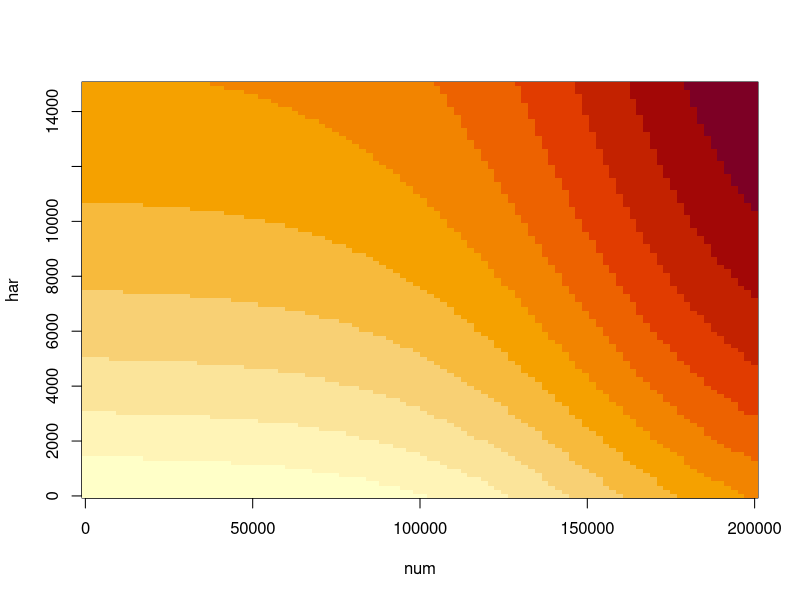
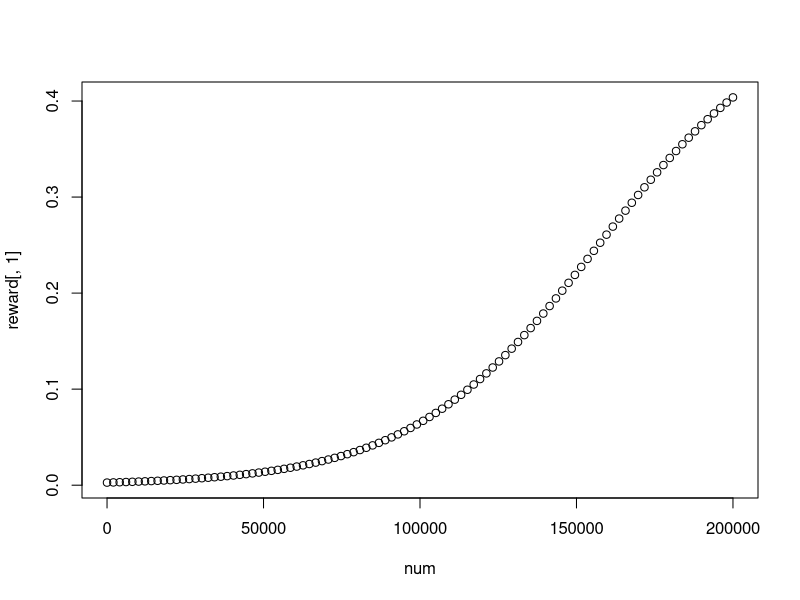
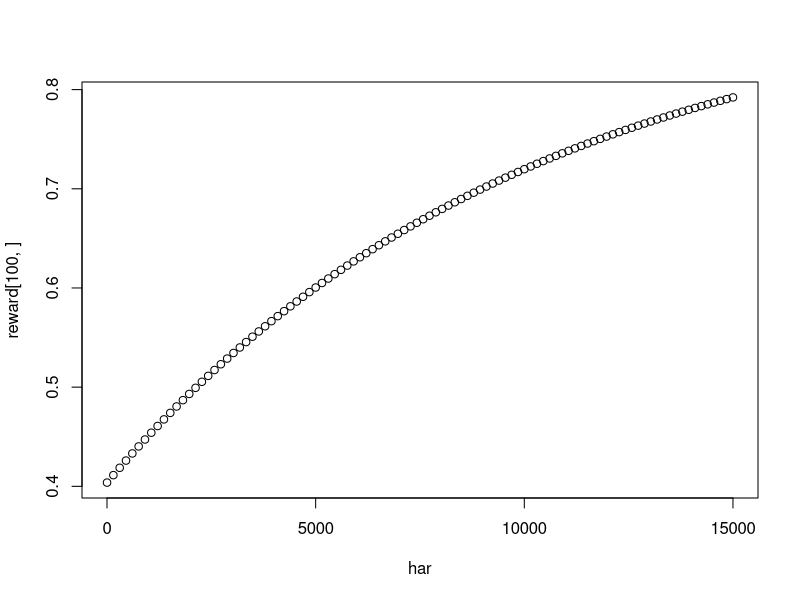

Write the R code that produced these figures, in order. (Note: a time limit stopped this script after it produced the figures.)
## ---- chunk 1
## Define important functions

HarvestPolicy <- function(n, plist = list()){
  hpol <- ifelse(n < plist[[1]], "Red", ifelse(n < plist[[2]],"Yellow","Green"))
  return(hpol)
}

ilogit <- function(x){exp(x)/(1+exp(x))}

utility <- function(n=NA, h=NA, par=list(npar=c(1,1), hpar=c(1))){
  #util.n <- 1 - exp(-par$npar[1]*n)
  util.n <- plogis(q=n, par$npar[1], par$npar[2])
  util.h <- 1 - exp(-par$hpar[1]*h)
  util <- (util.n + util.h)/2
  return(util)
}
## ---- chunk 2
num=seq(1,2e5, length=100)
har=seq(1,1.5e4,length=100)
reward=matrix(NA, length(num), length(har))
for(i in 1:length(har)){
  reward[,i] = utility(n=num, h=har[i], par=list(npar=c(15.7e4, 3e4), hpar=1e-4))
}
image(reward, x=num, y=har)

plot(num, reward[,1])

plot(har, reward[100,])
## ---- chunk 3

Reps <- 1000
T <- 100
N0 <- rnorm(Reps, 155000, 25000)
Rmax <- rlnorm(Reps, log(0.15), 0.1)
CC <- runif(Reps, 155000, 250000)
Theta <- 4*rbeta(Reps, 1, 1) + 1
sigma.proc <- rnorm(Reps, 0.143, 0.02)  ##~ from Stehn and Fleischman
cv.obs <- 0.1

t.min <- 50000
t.max <- 200000
t.delta <- 10000

Har = list(Red = rlnorm(Reps, log(3000), 0.1), 
              Yellow = rlnorm(Reps, log(7000), 0.1), 
              Green = rlnorm(Reps, log(15000), 0.2))
## Question:  Is harvest modelled correctly?  for each policy should be a grand mean as above and then a year effect with smaller variance?
thresholds = seq(t.min, t.max, by=t.delta)
e.util = matrix(NA, nrow=length(thresholds), ncol=length(thresholds))

for(ii in 1:length(thresholds)){for(jj in ii:length(thresholds)){
  
#define harvest thresholds
H.pol = list(Red = thresholds[ii], Yellow = thresholds[jj])

Results = list(N=array(NA, dim=c(Reps,T)), 
               N.obs = array(NA, dim=c(Reps,T)), 
               HarPol = array(NA, dim=c(Reps,T)),
               Har = array(NA, dim=c(Reps,T)),
               Utility = array(NA, dim=c(Reps,T))
               )

for(i in 1:Reps){
  N <- N.obs<- numeric()
  N[1] <- rnorm(1, N0[i], cv.obs*N0[i])
  N.obs[1] <- rnorm(1,N[1], cv.obs*N[1])
  for(t in 2:(T+1)){
    HarPol <- HarvestPolicy(n = N.obs[t-1], plist=H.pol)
    Results$HarPol[i,t-1] <- HarPol
    Results$Har[i,t-1] <- Har[[HarPol]][i]  #Should this decline to 0 as N declines to 0?  Yes.  
    E.N.pre <- N[t-1]*exp(Rmax[i]*(1 - (N[t-1]/CC[i])^Theta[i]))
    N.pre <- ifelse(E.N.pre <= 0,0,rlnorm(1,log(E.N.pre), sigma.proc[i]))
    N[t] <- ifelse(N.pre - Har[[HarPol]][i] <= 0,0,N.pre - Har[[HarPol]][i])
    N.obs[t] <- ifelse(N[t]<=0,0,rnorm(1,N[t], cv.obs*N[t]))
  }
  Results$N[i,] <- N[-1]
  Results$N.obs[i,] <- N.obs[-1]
  Results$Utility[i,] <- utility(n = Results$N[i,], h = Results$Har[i,],par=list(npar=c(15.7e4, 3e4), hpar=1e-4))
}
e.util[ii,jj] <- mean(apply(Results$Utility,1,sum))
}}

smart.spot = which(e.util==max(e.util, na.rm=TRUE), arr.ind = TRUE)
harvest.rule=list(Red=thresholds[smart.spot[1]], Yellow=thresholds[smart.spot[2]])
harvest.rule
## ---- chunk 4
#Simulate dynamics at smart threshold
H.pol = harvest.rule

Results = list(N=array(NA, dim=c(Reps,T)), 
               N.obs = array(NA, dim=c(Reps,T)), 
               HarPol = array(NA, dim=c(Reps,T)),
               Har = array(NA, dim=c(Reps,T)),
               Utility = array(NA, dim=c(Reps,T))
               )
for(i in 1:Reps){
  N <- N.obs<- numeric()
  N[1] <- rnorm(1, N0[i], cv.obs*N0[i])
  N.obs[1] <- rnorm(1,N[1], cv.obs*N[1])
  for(t in 2:(T+1)){
    HarPol <- HarvestPolicy(n = N.obs[t-1], plist=H.pol)
    Results$HarPol[i,t-1] <- HarPol
    Results$Har[i,t-1] <- Har[[HarPol]][i]
    E.N.pre <- N[t-1]*exp(Rmax[i]*(1 - (N[t-1]/CC[i])^Theta[i]))
    N.pre <- ifelse(E.N.pre <= 0,0,rlnorm(1,log(E.N.pre), sigma.proc[i]))
    N[t] <- ifelse(N.pre - Har[[HarPol]][i] <= 0,0,N.pre - Har[[HarPol]][i])
    N.obs[t] <- ifelse(N[t]<=0,0,rnorm(1,N[t], cv.obs*N[t]))
  }
  Results$N[i,] <- N[-1]
  Results$N.obs[i,] <- N.obs[-1]
  Results$Utility[i,] <- utility(n = Results$N[i,], h = Results$Har[i,], par=list(npar=c(7.5e4, 1e4), hpar=1.5e-4))
}


p.regs <- as.matrix(table(Results$HarPol)/(T*Reps))
regs <- matrix(0, 3, 1)
row.names(regs) <- c("Red","Yellow","Green")

#library(scales)
plot(1,1, type="n",xlim=c(0, T), ylim=c(0, max(CC)), xlab="Year", ylab="Obs. Population")
for(i in 1:1000){
  lines(1:T, Results$N.obs[i,], col=1)
}
abline(h=H.pol, col=c("Red", "Yellow"), lwd=3)
text(x=2*(1:dim(p.regs)[1]), y=4e4, labels=row.names(p.regs))
text(x=2*(1:dim(p.regs)[1]), y=2e4, labels=round(p.regs,2))

plot(1,1, type="n",xlim=c(0, T), ylim=c(0, max(CC)), xlab="Year", ylab="True Population")
for(i in 1:1000){
  lines(1:T, Results$N[i,], col=1)
}
abline(h=H.pol, col=c("Red", "Yellow"), lwd=3)
text(x=2*(1:dim(p.regs)[1]), y=4e4, labels=row.names(p.regs))
text(x=2*(1:dim(p.regs)[1]), y=2e4, labels=round(p.regs,2))
